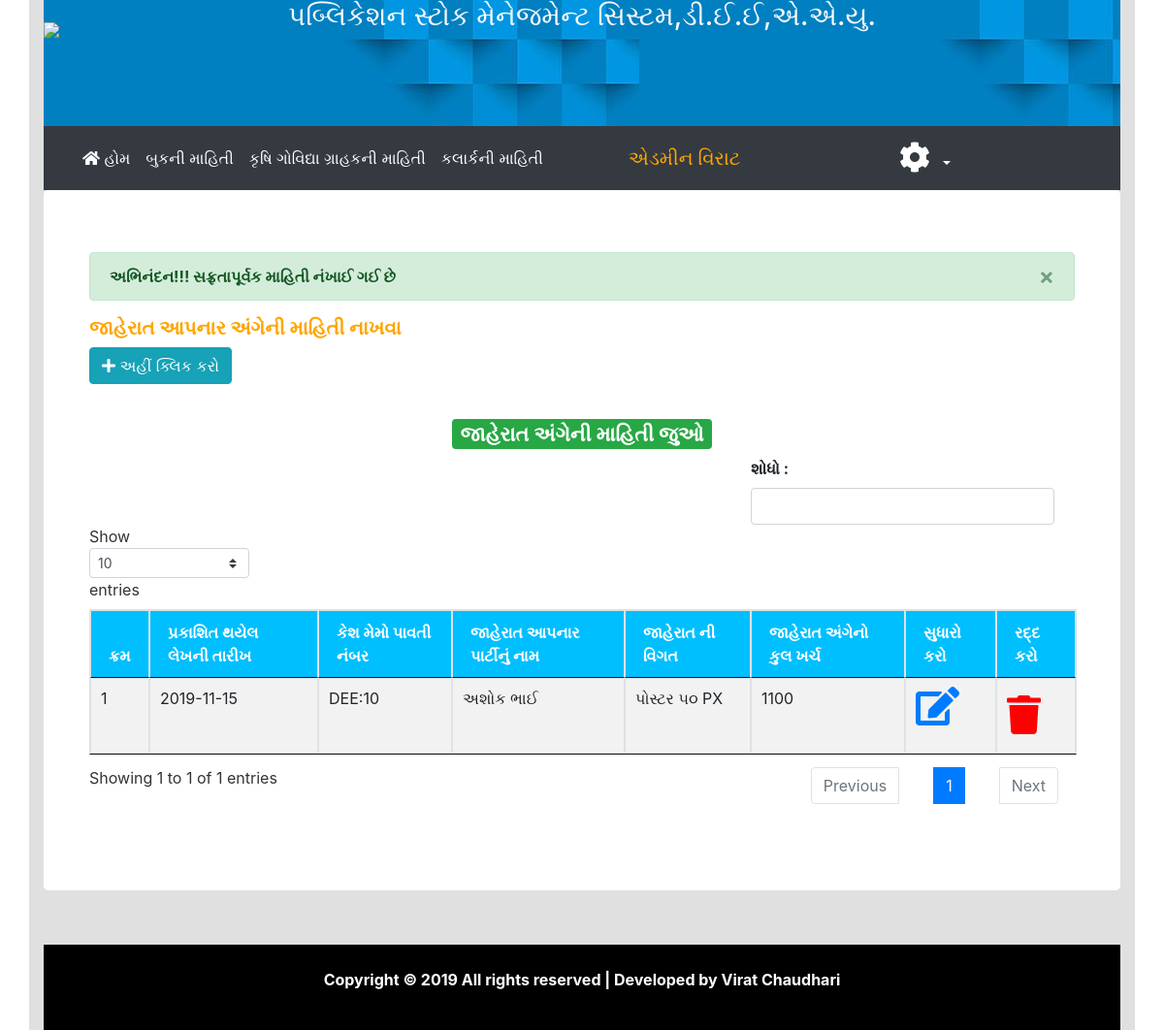
Before: /ad_ment.php?success=1 (signed in) with the older database file.
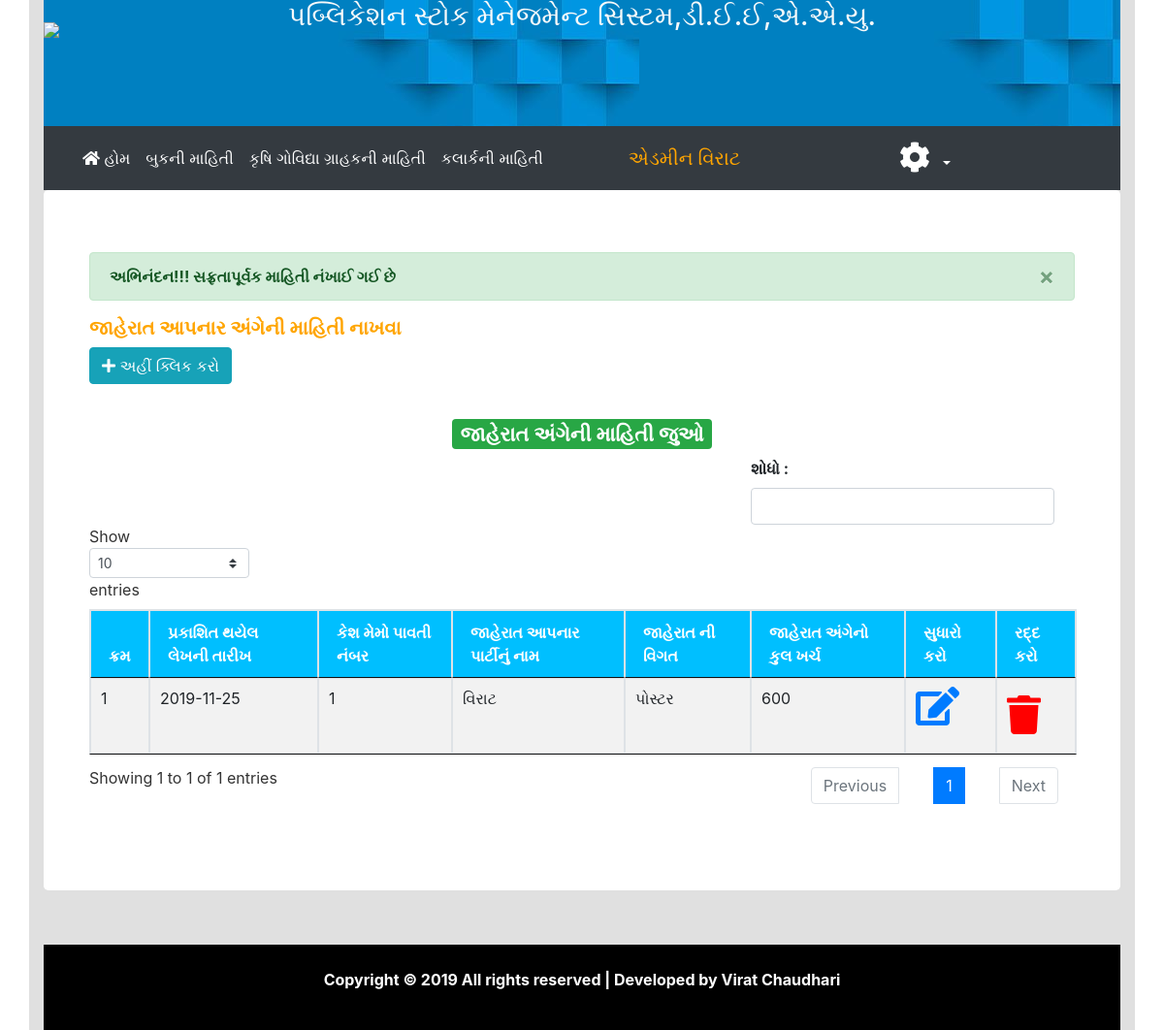
After: the same page with the newer database file.
### tables this page shows
CREATE TABLE `adversitment` (
  `a_id` int(11) NOT NULL,
  `txtFDt` varchar(50) NOT NULL,
  `cashad` varchar(30) NOT NULL,
  `pname` varchar(100) NOT NULL,
  `adinfo` varchar(100) NOT NULL,
  `adprice` varchar(30) NOT NULL
);

### ad_ment.php (the view, shortened to what this page needs)
<?php
include 'head.php';
?>
<link href="http://ajax.googleapis.com/ajax/libs/jqueryui/1.10.3/themes/smoothness/jquery-ui.min.css" rel="stylesheet" type="text/css" />
<link rel="stylesheet" href="clander/jquery.dataTables.min.css">
<div class="container">
	<div class="row">
		<div class="col-md-12">
			<div class="panel panel-default">
				<div class="panel-body">
					<?php
					if (isset($_GET["success"]))
						echo "<div class='alert alert-success alert-dismissible fade show'>
					<button type='button' class='close' data-dismiss='alert'>&times;</button>
					<strong>અભિનંદન!!! સફ્રતાપૂર્વક માહિતી નંખાઈ ગઈ છે</strong>
				</div>";
		?>
		<div class="div-action pull pull-left" style="padding-bottom:20px;">
			<h5 style="color: orange;"><b>જાહેરાત આપનાર અંગેની માહિતી નાખવા</b></h5>
			<button type="button" class="btn btn-info" data-toggle="modal" data-target="#myModal">
				<i class="fa fa-plus"></i>	અહીં ક્લિક કરો
			</button>
		</div>
		<div class="alert">
			<body>
				<center><h3><span class="badge badge-success">જાહેરાત અંગેની માહિતી જુઓ</span></h3></center>
			</body>
			<div class="float-right" >
				<b><label >શોધો : </label></b>
				<input type="text" id="myInputTextField" class="form-control float-right">
			</div>
		</div>
		<table class="table table-striped table-bordered" id="example1">
			<thead style='background-color:#00bfff;color:#ffffff';>
				<tr>
					<th>ક્રમ</th>
					<th>પ્રકાશિત થયેલ લેખની તારીખ</th>
					<th>કેશ મેમો પાવતી નંબર</th>
					<th>જાહેરાત આપનાર પાર્ટીનું નામ</th>
					<th>જાહેરાત ની વિગત</th>
					<th>જાહેરાત અંગેનો કુલ ખર્ચ</th>
					<th>સુધારો કરો</th>
					<th>રદ્દ કરો</th>
				</tr>
			</thead>
			<?php
			$qry="select * from adversitment";
			$rs=mysqli_query($con,$qry);
			$count=1;
			while($data111=mysqli_fetch_assoc($rs))
			{
				echo "<tr>";
				echo "<td><label>";
				echo $count;
				echo "</label></td>";
				echo "<td><label id='FDT".$data111["a_id"]."'>";
				echo $data111["txtFDt"];
				echo "</label></td>";
				echo "<td><label id='cash".$data111["a_id"]."'>";
				echo $data111["cashad"];
				echo "</label></td>";
				echo "<td><label id='pname".$data111["a_id"]."'>";
				echo $data111["pname"];
				echo "</label></td>";
				echo "<td><label id='adinfo".$data111["a_id"]."'>";
				echo $data111["adinfo"];
				echo "</label></td>";
				echo "<td><label id='adprice".$data111["a_id"]."'>";
				echo $data111["adprice"];
				echo "</label></td>";
				echo "<td><a class='bc' href='#' title='View' data-target='#myModal1' data-toggle='modal' data1='".$data111["a_id"]."' id='".$data111["a_id"]."'><i class='fas fa-edit' style='font-size:40px;'></i></a></td>";
				echo "<td><a href='ad_delet.php?id=".$data111["a_id"]."' onclick='return check();' style='font-size:40px;color:red'><i class='fa fa-trash'></i></a></td>";
				echo "</tr>";
				$count++;
			}
			?>
		</table>
	</div>
</div>
</div>
</div>
							<body>
							</body>
</div>
						<body>
						</body>
</div>
</div>
	<?php
	include 'footer.php';
	?>

Changed rows visible on the page:
removed adversitment: txtFDt "2019-11-15", cashad "DEE:10", pname "અશોક ભાઈ", adinfo "પોસ્ટર ૫૦ PX", adprice "1100"
added adversitment: txtFDt "2019-11-25", cashad "1", pname "વિરાટ", adinfo "પોસ્ટર", adprice "600"
